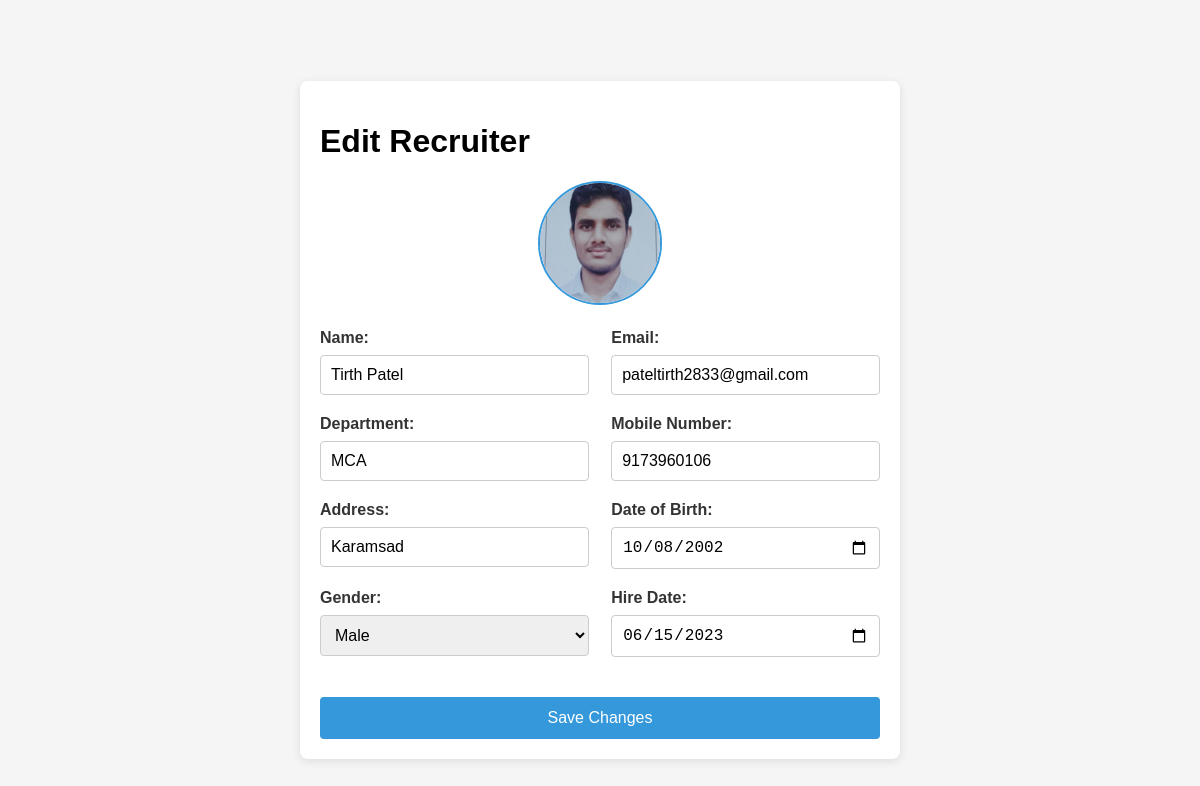
Page /edit-coordinator/1/ on the committed database.
### cprs_app/models.py (models this page shows, shortened)
class CoordinatorProfile(models.Model):
    coordinator_name = models.CharField(max_length=20, blank=True)
    email = models.EmailField(max_length=254, unique=True, default=None)
    department = models.CharField(null=True, blank=True,max_length=50)
    password = models.CharField(max_length=100,default=None)
    profile_photo = models.ImageField(upload_to='profile_photos/', null=True, blank=True)
    mobile_number = models.CharField(max_length=15, null=True, blank=True)
    address = models.TextField(null=True, blank=True)
    date_of_birth = models.DateField(null=True, blank=True)
    gender = models.CharField(max_length=10, choices=[('Male', 'Male'), ('Female', 'Female'), ('Other', 'Other')], null=True, blank=True)
    hire_date = models.DateField(null=True, blank=True)
    reset_code = models.CharField(max_length=6, blank=True, null=True)
    reset_code_expires_at = models.DateTimeField(blank=True, null=True)

### cprs_app/views.py (the view, shortened to what this page needs)
# urls.py: path('edit-coordinator/<int:pk>/', v1.edit_coordinator, name='edit_coordinator'),
def edit_coordinator(request, pk):
    coordinator = get_object_or_404(CoordinatorProfile, pk=pk)
    return render(request, 'edit_coordinator.html', {'coordinator': coordinator})

### template/edit_coordinator.html (shortened to what this page needs)
{% load static %}
<!DOCTYPE html>
<html lang="en">
<head>
</head>
<body>
    <div class="form-container">
        <h1>Edit Recruiter</h1>
        <form method="post" enctype="multipart/form-data">
        <div class="profile-photo">
            <img id="profile_photo_preview" src="{% if coordinator.profile_photo %}{{ coordinator.profile_photo.url }}{% else %}{% static 'default_profile.png' %}{% endif %}" alt="Profile Photo">
        </div>
            <div class="form-grid">
                <div class="form-group">
                    <label for="coordinator_name">Name:</label>
                    <input type="text" id="coordinator_name" name="coordinator_name" value="{{ coordinator.coordinator_name }}" required>
                </div>
                <div class="form-group">
                    <label for="email">Email:</label>
                    <input type="email" id="email" name="email" value="{{ coordinator.email }}" required>
                </div>
                <div class="form-group">
                    <label for="department">Department:</label>
                    <input type="text" id="department" name="department" value="{{ coordinator.department }}" required>
                </div>
                <div class="form-group">
                    <label for="mobile_number">Mobile Number:</label>
                    <input type="text" id="mobile_number" maxlength="10" name="mobile_number" value="{{ coordinator.mobile_number }}">
                </div>
                <div class="form-group">
                    <label for="address">Address:</label>
                    <input type="text" id="address" name="address" value="{{ coordinator.address }}">
                </div>
                <div class="form-group">
                    <label for="date_of_birth">Date of Birth:</label>
                    <input type="date" id="date_of_birth" name="date_of_birth" value="{{ coordinator.date_of_birth|date:'Y-m-d' }}">
                </div>
                <div class="form-group">
                    <label for="gender">Gender:</label>
                    <select id="gender" name="gender">
                        <option value="Male" {% if coordinator.gender == 'Male' %}selected{% endif %}>Male</option>
                    </select>
                </div>
                <div class="form-group">
                    <label for="hire_date">Hire Date:</label>
                    <input type="date" id="hire_date" name="hire_date" value="{{ coordinator.hire_date|date:'Y-m-d' }}">
                </div>
            </div>
            <button type="submit">Save Changes</button>
        </form>
    </div>
</body>
</html>

### template/edit_coordinator.html (style rules this page uses)
body { font-family: Arial, sans-serif; background-color: #f5f5f5; margin: 0; padding: 20px; display: flex; justify-content: center; align-items: center; min-height: 100vh; }
.form-container { background-color: white; padding: 20px; border-radius: 8px; box-shadow: 0 2px 10px rgba(0, 0, 0, 0.1); max-width: 600px; width: 100%; box-sizing: border-box; }
.profile-photo { position: relative; text-align: center; margin-bottom: 20px; }
.profile-photo img { width: 120px; height: 120px; object-fit: cover; border-radius: 50%; border: 2px solid #3498db; cursor: pointer; }
.form-grid { display: flex; flex-wrap: wrap; justify-content: space-between; }
.form-group { width: 48%; margin-bottom: 20px; }
label { display: block; margin-bottom: 8px; font-weight: bold; color: #333; }
input[type="text"], input[type="email"], input[type="date"], input[type="file"], select { width: 100%; padding: 10px; border: 1px solid #ccc; border-radius: 4px; font-size: 16px; box-sizing: border-box; }
button { width: 100%; background-color: #3498db; color: white; border: none; padding: 12px; border-radius: 4px; font-size: 16px; cursor: pointer; transition: background-color 0.3s; margin-top: 20px; }

### rows in the picture
CoordinatorProfile: profile_photo (picture), coordinator_name "Tirth Patel", email "pateltirth2833@gmail.com", department "MCA", mobile_number "9173960106", address "Karamsad", date_of_birth "10/08/2002", gender "Male", hire_date "06/15/2023"
